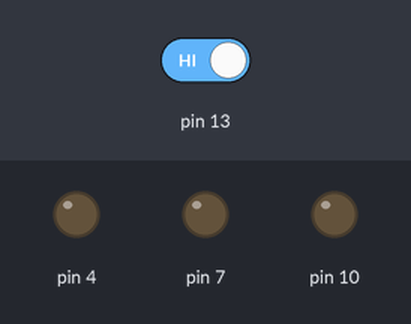
A sketch run on a simulated Arduino Uno, built with avr-gcc and run on an emulated ATmega328P. On the bench: output pins drawn as LEDs (lit = HIGH). Dashed ring = blinking. The test bench sets the inputs (shaded band); at power-on: pin 13 HIGH.

Above: at 1.2 s.
1.3 s: pin 13 driven LOW
At 2.2 s:
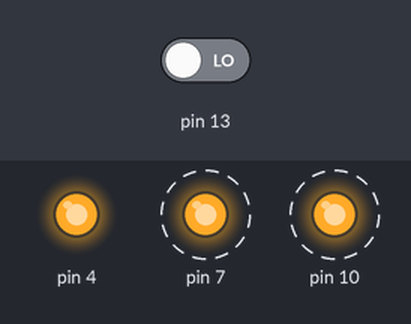
At 3.2 s:
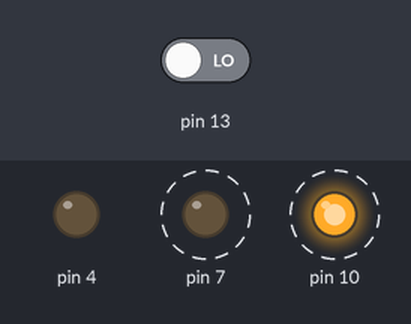
4.3 s: pin 13 driven HIGH
At 4.8 s:
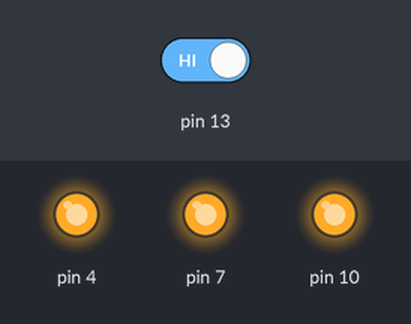
Timing chart, 0 to 7.3 s (numbered marks = the images above; inputs shaded):
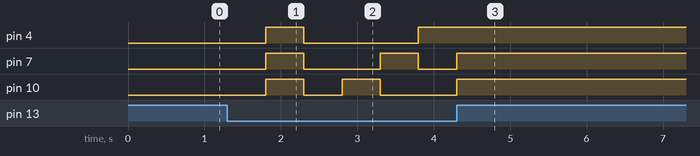

Measured:
- after the input at 1.3 s, pin 4: LOW → HIGH after 0.50 s, → LOW 0.50 s later, → HIGH 1.5 s later; pin 7: alternates HIGH for 0.50 s and LOW for 1.0 s, starting after 0.50 s; pin 10: alternates HIGH for 0.50 s and LOW for 0.50 s, starting after 0.50 s
- after the input at 4.3 s, pin 4: stops changing and stays HIGH; pin 7, pin 10: goes on until 4.3 s, then stays HIGH

The sketch:

CODIGO_DEL_G.ino
```cpp
int estado = 0;

void setup()
{
	pinMode( 13, INPUT);
    pinMode( 10, OUTPUT);
	pinMode( 7, OUTPUT);
    pinMode( 4, OUTPUT);
}

void loop()
{
 if(digitalRead (13) == 0)
 	{
   		estado = estado+1;
     	delay(500);
 	}

 if(estado == 1)
 	{
   		digitalWrite(10 , 1);
   		digitalWrite(7 , 1);
   		digitalWrite(4 , 1);
 	}

  else if(estado == 2)
  	{
  		digitalWrite(10 , 0);
   		digitalWrite(7 , 0);
   		digitalWrite(4 , 0);
  	}

  else if(estado == 3)
  	{
  		digitalWrite(10 , 1);
   		digitalWrite(7 , 0);
   		digitalWrite(4 , 0);
  	}

  else if(estado == 4)
  	{
  		digitalWrite(10 , 0);
   		digitalWrite(7 , 1);
   		digitalWrite(4 , 0);
  	}

  else if(estado == 5)
  	{
  		digitalWrite(10 , 0);
   		digitalWrite(7 , 0);
   		digitalWrite(4 , 1);
        estado = 0;
  	}
}
```
